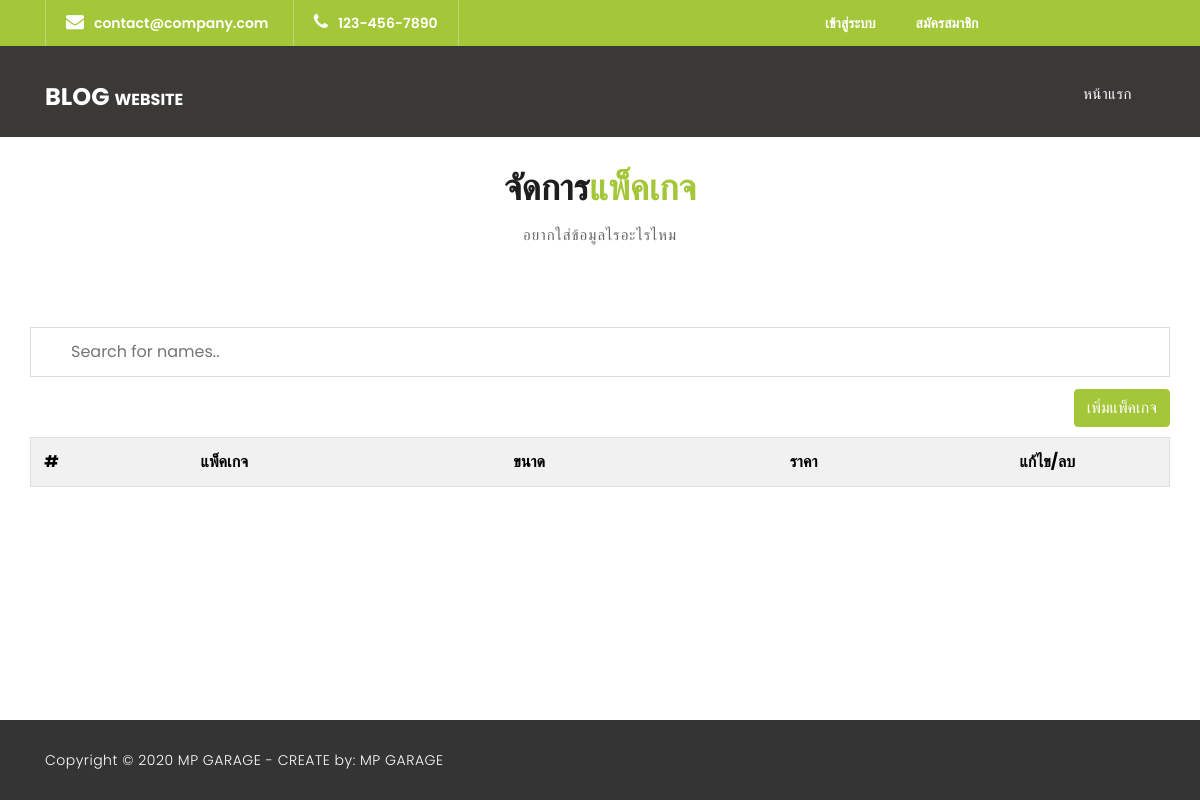
Page /admin/manage_package.php on the earlier database version.
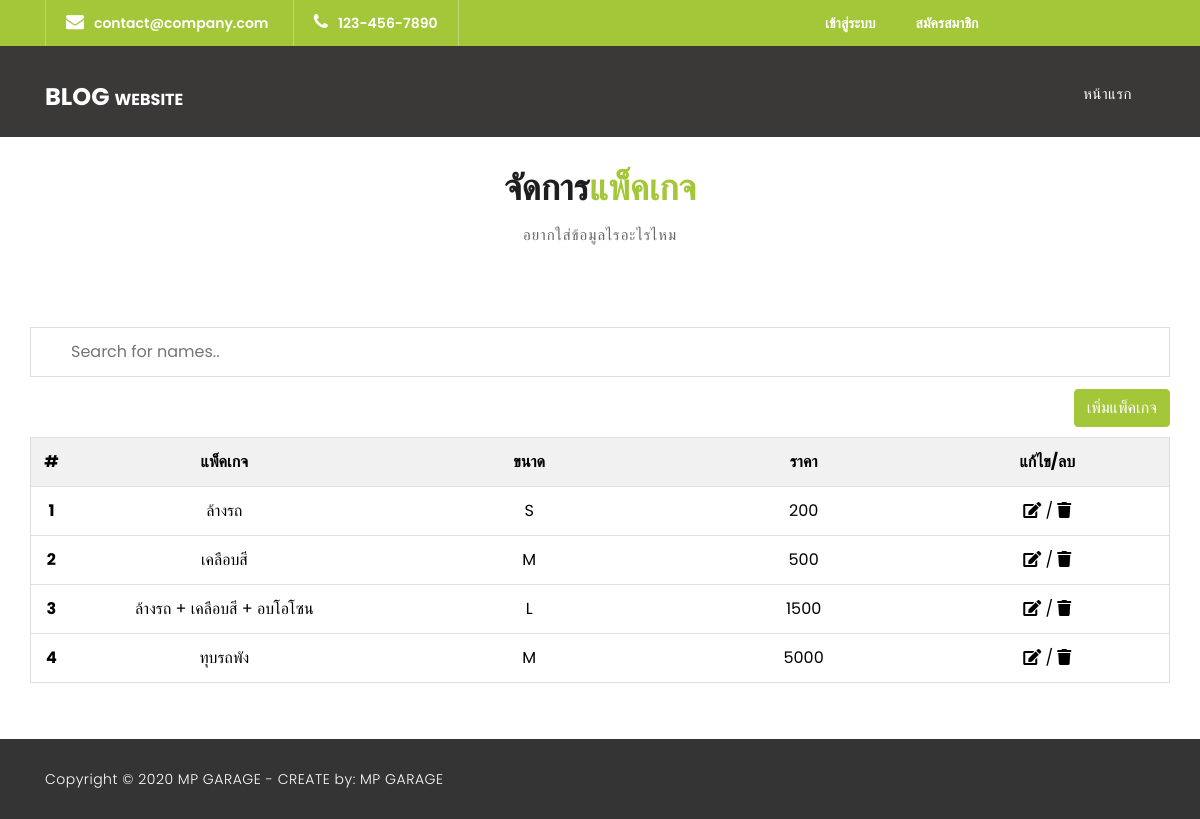
Same page on the later database version.
### tables this page shows
CREATE TABLE `packages` (
  `P_id` int(11) NOT NULL,
  `P_name` varchar(100) NOT NULL,
  `P_price` varchar(20) NOT NULL,
  `P_size` varchar(2) NOT NULL
);

### server.php (called while the page is built, shortened)
<?php
    class DB_con {
        function __construct() {
            $conn = mysqli_connect(DB_SERVER, DB_USER, DB_PASS, DB_NAME);
            $this->dbcon = $conn;
        }
    }

### classes/Packages.php (called while the page is built, shortened)
<?php
class Packages
{
    private $db;
    function __construct($conn)
    {
        $this->db = $conn;
    }
    public function Select_all_packages()
    {
        $packages = mysqli_query($this->db, "SELECT * FROM packages");
        return $packages;
    }
}

### admin/manage_package.php (the view, shortened to what this page needs)
<?php
include_once('../server.php');
include_once('../classes/Packages.php');
$conn = new DB_con();
$member = new Packages($conn->dbcon);
$result = $member->Select_all_packages();
?>
<!DOCTYPE html>
<html lang="en">
<head>
    <link href="../vendor/bootstrap/css/bootstrap.min.css" rel="stylesheet">
    <link href="https://cdnjs.cloudflare.com/ajax/libs/font-awesome/5.15.2/css/all.min.css" rel="stylesheet">
    <link rel="stylesheet" href="../assets/css/fontawesome.css">
    <link rel="stylesheet" href="../assets/css/style.css">
    <link rel="stylesheet" href="../assets/css/owl.css">
    <link rel="stylesheet" href="../assets/css/myStyle.css">
</head>
<body>
    <div class="sub-header">
        <div class="container">
            <div class="row">
                <div class="col-md-8 col-xs-12">
                    <ul class="left-info">
                        <li><a href="#"><i class="fa fa-envelope"></i>contact@company.com</a></li>
                        <li><a href="#"><i class="fa fa-phone"></i>123-456-7890</a></li>
                    </ul>
                </div>
                <div class="col-md-4">
                    <ul class="right-info">
                        <?php
                        if (isset($_SESSION['permisstion'])) {
                            $s = $_SESSION['username'];
                            echo ("<li><a href=\"#\">  $s  </a></li>");
                            echo ("<li><a href=\"../account/logout.php\">ออกจากระบบ</a></li>");
                        } else {
                            echo ("<li><a href=\"../account/login.php\">เข้าสู่ระบบ</a></li>");
                            echo ("<li><a href=\"../account/register.php\">สมัครสมาชิก</a></li>");
                        }
                        ?>
                    </ul>
                </div>
            </div>
        </div>
    </div>
    <header class="">
        <nav class="navbar navbar-expand-lg">
            <div class="container">
                <a class="navbar-brand" href="../index.php">
                    <h2>Blog <em> Website</em></h2>
                </a>
                <div class="collapse navbar-collapse" id="navbarResponsive">
                    <ul class="navbar-nav ml-auto">
                        <li class="nav-item">
                            <a class="nav-link" href="../index.php">หน้าแรก
                            </a>
                        </li>
                    </ul>
                </div>
            </div>
        </nav>
    </header>
    <div class="team" style="margin: 0">
        <div class="container">
            <div class="row">
                <div class="col-md-12">
                    <div class="section-heading">
                        <h2>จัดการ<em>แพ็คเกจ</em></h2>
                        <span>อยากใส่ข้อมูลไรอะไรไหม</span>
                    </div>
                </div>
                <input type="text" id="myInput" onkeyup="myFunction()" placeholder="Search for names.." title="Type in a name">
                <div class="box">
                    <a href="package_form_add.php?id=" class="float-right btn btn-primary" style="margin-bottom: 10px;">เพิ่มแพ็คเกจ</a>
                </div>
                <form name="table_user" action="form.php" method="POST" style="width: 100%;">
                    <table id="myTable" class="table">
                        <tr class="header">
                            <th style="width:3%;">#</th>
                            <th style="width:25%;">แพ็คเกจ</th>
                            <th style="width:25%;">ขนาด</th>
                            <th style="width:20%;">ราคา</th>
                            <th style="width:20%;">แก้ไข/ลบ</th>
                        </tr>
                        <?php $no = 1; ?>
                        <?php while ($num = mysqli_fetch_array($result)) :
                            echo ("<tr>
                                    <th>" . $no . "</th>
                                    <td id = \"name\">" . $num["P_name"] . "</td>
                                    <td id = \"size\">" . $num["P_size"] . "</td>
                                    <td id = \"price\">" . $num["P_price"] . "</td>
                                    <td><a href=\"package_form_edit.php?id=" . $num["P_id"] . "\"><i class=\"fas fa-edit\"></i></a> /
                                        <a href=\"package_form_delete.php?id=" . $num["P_id"] . "\"><i class=\"fas fa-trash\"></i></a>
                                    </td>
                                </tr>");
                            $no++;
                        endwhile ?>
                    </table>
                </form>
            </div>
        </div>
    </div>
    <div class="sub-footer navbar fixed-bottom">
        <div class="container">
            <div class="row">
                <div class="col-md-12">
                    <p>
                        Copyright © 2020 MP GARAGE
                        - CREATE by: MP GARAGE
                    </p>
                </div>
            </div>
        </div>
    </div>
</body>
</html>

### assets/css/style.css (style rules this page uses)
body { font-family: 'Poppins', sans-serif; overflow-x: hidden; text-rendering: optimizeLegibility; -webkit-font-smoothing: antialiased; -moz-osx-font-smoothing: grayscale; }
p { margin-bottom: 0px; font-size: 14px; color: #666666; line-height: 30px; }
a { text-decoration: none!important; }
ul { padding: 0; margin: 0; list-style: none; }
h1,h2,h3,h4,h5,h6 { margin: 0px; }
.section-heading { text-align: center; margin-bottom: 80px; }
.section-heading h2 { font-size: 36px; font-weight: 600; color: #1e1e1e; }
.section-heading em { font-style: normal; color: #a4c639; }
.section-heading span { display: block; margin-top: 15px; text-transform: uppercase; font-size: 15px; color: #666; letter-spacing: 1px; }
.sub-header { background-color: #a4c639; height: 46px; line-height: 46px; }
.sub-header ul li { display: inline-block; }
.sub-header ul.left-info li { border-left: 1px solid rgba(250,250,250,0.3); padding: 0px 20px; }
.sub-header ul.left-info li:last-child { border-right: 1px solid rgba(250,250,250,0.3); }
.sub-header ul.left-info li i { margin-right: 10px; font-size: 18px; }
.sub-header ul.left-info li a { color: #fff; font-size: 14px; font-weight: 600; }
.sub-header ul.right-info li { padding: 0px 20px; }
.sub-header ul.right-info li a { color: #fff; font-size: 14px; font-weight: 600; }
header { position: absolute; z-index: 99999; width: 100%; height: 80px; -webkit-transition: all 0.3s ease-in-out 0s; -moz-transition: all 0.3s ease-in-out 0s; -o-transition: all 0.3s ease-in-out 0s; transition: all 0.3s ease-in-out 0s; }
header .navbar { padding: 20px 0px; }
.navbar .navbar-brand { float: left; margin-top: 12px; outline: none; }
.navbar .navbar-brand h2 { color: #fff; text-transform: uppercase; font-size: 24px; font-weight: 700; -webkit-transition: all .3s ease 0s; -moz-transition: all .3s ease 0s; -o-transition: all .3s ease 0s; transition: all .3s ease 0s; }
.navbar .navbar-brand h2 em { font-style: normal; font-size: 16px; }
#navbarResponsive { z-index: 999; }
.navbar-collapse { text-align: center; }
.navbar .navbar-nav .nav-item { margin: 0px 15px; }
.navbar .navbar-nav a.nav-link { text-transform: capitalize; font-size: 15px; font-weight: 300; letter-spacing: 0.5px; color: #fff; transition: all 0.5s; margin-top: 5px; }
*, *:before, *:after { -webkit-box-sizing: border-box; box-sizing: border-box; -webkit-font-smoothing: antialiased; -moz-osx-font-smoothing: grayscale; }
.btn-primary { border-color: #a4c639; background-color: #a4c639; }
.sub-footer { background-color: #343434; text-align: center; padding: 25px 0px; }
.sub-footer p { color: #fff; font-weight: 300; letter-spacing: 0.5px; }
.team { background-color: #ffffff; margin-top: 140px; margin-bottom: -140px; padding: 120px 0px; }

### assets/css/myStyle.css (style rules this page uses)
header .navbar { padding: 20px 0px; background-color: rgb(59, 56, 56); z-index: -1000; }
header { background-color: rgb(59, 56, 56); }
* { box-sizing: border-box; }
#myInput { background-position: 10px 10px; background-repeat: no-repeat; width: 100%; font-size: 16px; padding: 12px 20px 12px 40px; border: 1px solid #ddd; margin-bottom: 12px; }
#myTable { border-collapse: collapse; width: 100%; border: 1px solid #ddd; font-size: 16px; }
#myTable th, #myTable td { text-align: center; padding: 12px; }
#myTable tr { border-bottom: 1px solid #ddd; }
#myTable tr.header, #myTable tr:hover { background-color: #f1f1f1; }
td a i { color: black; }
body { overflow: auto; }
.box { width: 100%; }
th, td { color: black; }

Differences in the rows shown:
added packages: P_name "ล้างรถ", P_size "S", P_price "200"
added packages: P_name "เคลือบสี", P_size "M", P_price "500"
added packages: P_name "ล้างรถ + เคลือบสี + อบโอโซน", P_size "L", P_price "1500"
added packages: P_name "ทุบรถพัง", P_size "M", P_price "5000"
